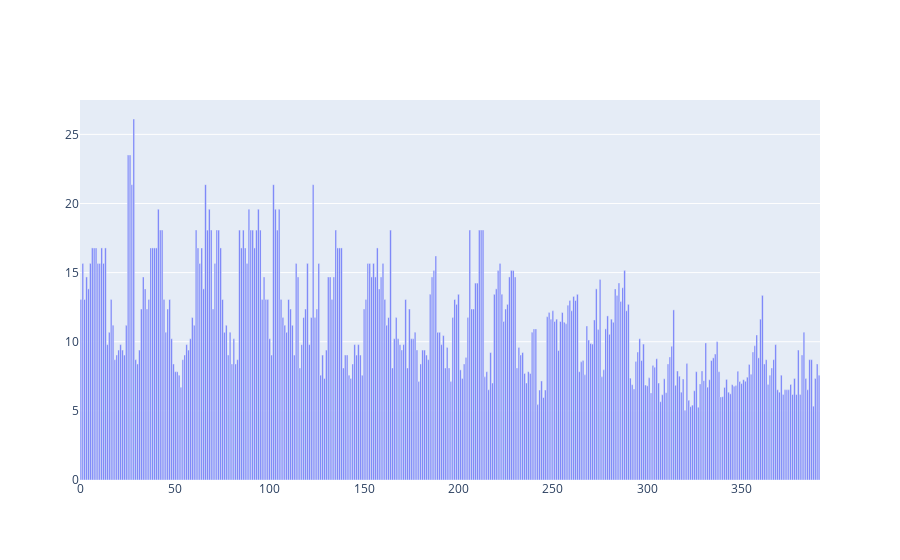

The code cell stored with this chart in its notebook:
### Markdown cell above
### A new way of visualising data

The days of matplot lib might be over, a new interactive, even easier to configure library is the new brigther start on the data visualising heaven, called ploty, let me present it to you:

### Code cell
#!pip install "notebook>=5.3" "ipywidgets>=7.2"

# Standard plotly imports
import plotly.plotly as py
import plotly.graph_objects as go

fig = go.Figure(data=go.Bar(y=data['l/100 km']))
fig.show()

### Figure 1 — Plotly figure (JSON) as saved in the notebook; plotly's stock layout.template omitted (floating-point values rounded to 4 significant figures; data arrays with more than 128 entries replaced by an {"elided": "..."} marker saying what was removed)
{"data": [{"type": "bar", "y": {"elided": "392 float values"}}], "layout": {}}
